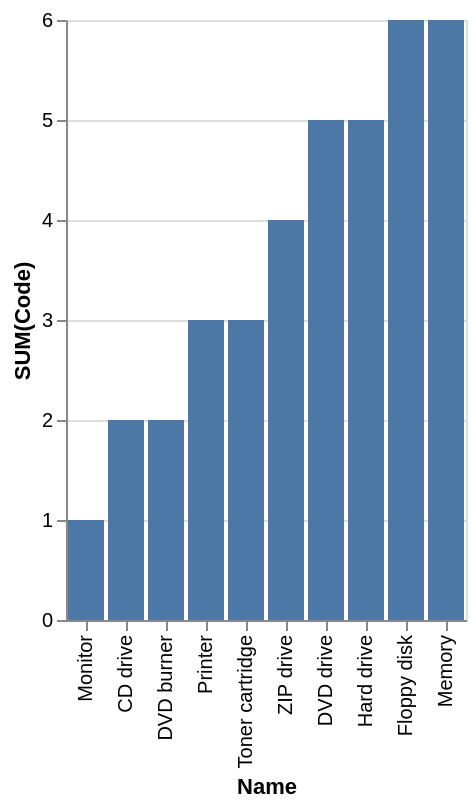

This figure's Vega-Lite source:
### Vega-Lite specification from a JSON file in a GitHub repository (floating-point values rounded to 4 significant figures)
{"data": {"values": [{"x_data": "Monitor", "y_data": 1}, {"x_data": "CD drive", "y_data": 2}, {"x_data": "DVD burner", "y_data": 2}, {"x_data": "Printer", "y_data": 3}, {"x_data": "Toner cartridge", "y_data": 3}, {"x_data": "ZIP drive", "y_data": 4}, {"x_data": "DVD drive", "y_data": 5}, {"x_data": "Hard drive", "y_data": 5}, {"x_data": "Floppy disk", "y_data": 6}, {"x_data": "Memory", "y_data": 6}]}, "mark": "bar", "encoding": {"x": {"field": "x_data", "type": "nominal", "title": "Name", "sort": {"op": "sum", "field": "y_data", "order": "ascending"}}, "y": {"field": "y_data", "type": "quantitative", "title": "SUM(Code)"}}}
